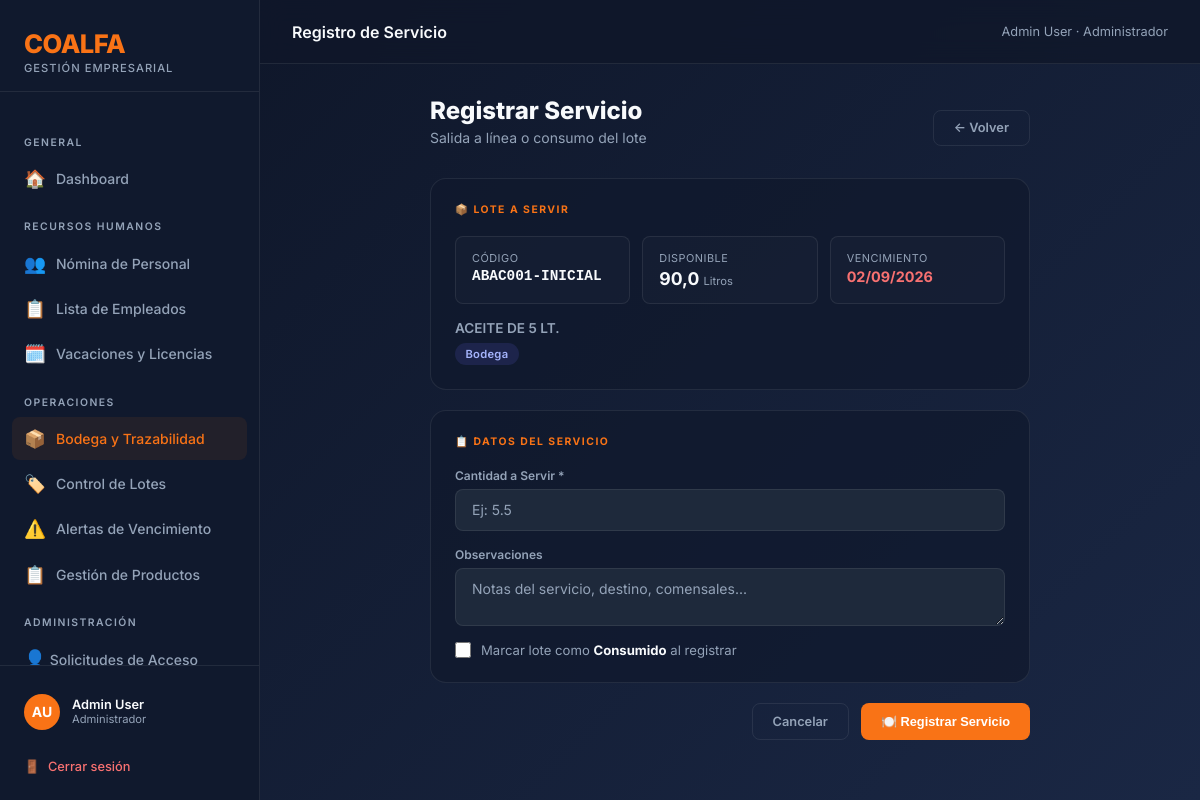
/inventario/lotes/351/servicio/ (signed in), run on the app's committed database.
### coalfa/models.py (models this page shows, shortened)
class Usuario(AbstractBaseUser, PermissionsMixin):
    ROL_CHOICES = [
        ("ADMIN", "Administrador"),
        ("RRHH", "Recursos Humanos"),
        ("OPERACIONAL", "Operacional"),
    ]
    rut = models.CharField(max_length=12, unique=True, verbose_name="RUT")
    nombre = models.CharField(max_length=60, verbose_name="Nombre")
    apellido = models.CharField(max_length=60, verbose_name="Apellido")
    rol = models.CharField(max_length=15, choices=ROL_CHOICES, default="RRHH", verbose_name="Rol")
    is_active = models.BooleanField(default=True, verbose_name="Activo")
    is_staff = models.BooleanField(default=False, verbose_name="Es staff")
    solicitud_pendiente = models.BooleanField(default=False, verbose_name="Solicitud pendiente de aprobación")
    date_joined = models.DateTimeField(default=timezone.now, verbose_name="Fecha de registro")
    USERNAME_FIELD = "rut"
    REQUIRED_FIELDS = ["nombre", "apellido"]
    objects = UsuarioManager()
    def get_full_name(self):
        return f"{self.nombre} {self.apellido}"
    class Meta:
        verbose_name = "Usuario"
        verbose_name_plural = "Usuarios"

### inventario/models.py (models this page shows, shortened)
class Lote(models.Model):
    UBICACION_CHOICES = [
        ("BODEGA", "Bodega"),
        ("COCINA_FRIA", "Cocina Fría"),
        ("COCINA_CALIENTE", "Cocina Caliente"),
        ("REPOSTERIA", "Repostería"),
        ("LINEA", "Línea (Servicio)"),
        ("CAMARA_1", "Cámara 1"),
        ("CAMARA_2", "Cámara 2"),
        ("CAMARA_3", "Cámara 3"),
        ("CAMARA_4", "Cámara 4"),
        ("CAMARA_5", "Cámara 5"),
        ("OTRO", "Otro"),
    ]
    ESTADO_CHOICES = [
        ("ACTIVO", "Activo"),
        ("CONSUMIDO", "Consumido"),
        ("VENCIDO", "Vencido"),
        ("DESCARTADO", "Descartado"),
    ]
    PROCESO_CHOICES = [
        ("RECEPCION", "Recepción de Bodega"),
        ("MARINADO", "Marinado"),
        ("PORCIONADO", "Porcionado"),
        ("COCCION", "Cocción"),
        ("PREPARACION", "Preparación / Mezcla"),
        ("HORNEADO", "Horneado"),
        ("ENFRIADO", "Enfriado"),
        ("OTRO", "Otro"),
    ]
    producto = models.ForeignKey(Producto, on_delete=models.PROTECT, related_name="lotes")
    proveedor = models.ForeignKey(
        Proveedor, on_delete=models.SET_NULL, null=True, blank=True, related_name="lotes"
    )
    numero_lote = models.CharField(max_length=60, unique=True, blank=True)
    numero_lote_proveedor = models.CharField(
        max_length=80, blank=True, verbose_name="Lote del Proveedor"
    )
    numero_guia = models.CharField(
        max_length=80, blank=True, verbose_name="Nº Guía / Factura"
    )
    cantidad = models.FloatField()
    precio_unitario = models.FloatField(default=0, help_text="Costo por unidad de medida")
    fecha_recepcion = models.DateField()
    fecha_vencimiento = models.DateField()
    temperatura_recepcion = models.FloatField(
        null=True, blank=True, verbose_name="Temperatura recepción (°C)"
    )
    proceso = models.CharField(
        max_length=20,
        choices=PROCESO_CHOICES,
        default="RECEPCION",
        verbose_name="Proceso de origen",
    )
    lotes_padres = models.ManyToManyField(
        "self",
        symmetrical=False,
        blank=True,
        related_name="lotes_hijos",
        verbose_name="Lotes de origen (insumos)",
    )
    ubicacion_actual = models.CharField(
        max_length=30, choices=UBICACION_CHOICES, default="BODEGA"
    )
    ubicacion_detalle = models.CharField(
        max_length=100, blank=True, help_text="Ej: Pasillo 2, Estante B"
    )
    estado = models.CharField(
        max_length=12, choices=ESTADO_CHOICES, default="ACTIVO"
    )
    responsable_registro = models.CharField(
        max_length=100, blank=True, verbose_name="Responsable de registro"
    )
    observaciones = models.TextField(blank=True)
    fecha_registro = models.DateTimeField(auto_now_add=True)
    class Meta:
        verbose_name = "Lote"
        verbose_name_plural = "Lotes"
        ordering = ["fecha_vencimiento"]

class Producto(models.Model):
    UNIDAD_CHOICES = [
        ("KG", "Kilogramos"),
        ("G", "Gramos"),
        ("L", "Litros"),
        ("ML", "Mililitros"),
        ("UN", "Unidades"),
        ("CAJA", "Cajas"),
    ]
    CATEGORIA_CHOICES = [
        ("ABARROTES", "Abarrotes"),
        ("CARNES", "Carnes y Aves"),
        ("PESCADOS", "Pescados y Mariscos"),
        ("LACTEOS", "Lácteos y Huevos"),
        ("FRUTAS", "Frutas y Verduras"),
        ("CONGELADOS", "Congelados"),
        ("BEBIDAS", "Bebidas"),
        ("LIMPIEZA", "Aseo y Limpieza"),
        ("OTRO", "Otros"),
    ]
    nombre = models.CharField(max_length=100)
    descripcion = models.TextField(blank=True)
    categoria = models.CharField(max_length=20, choices=CATEGORIA_CHOICES, default="OTRO")
    unidad_medida = models.CharField(max_length=5, choices=UNIDAD_CHOICES, default="KG")
    stock_minimo = models.FloatField(default=0, help_text="Alerta cuando el stock total baje de este valor")
    temperatura_min = models.FloatField(null=True, blank=True, help_text="°C (opcional)")
    temperatura_max = models.FloatField(null=True, blank=True, help_text="°C (opcional)")
    class Meta:
        verbose_name = "Producto"
        verbose_name_plural = "Productos"
        ordering = ["nombre"]

### inventario/views.py (the view, shortened to what this page needs)
# urls.py: path("lotes/<int:pk>/servicio/", views.registrar_servicio, name="inventario_registrar_servicio"),
@operacional_required
def registrar_servicio(request, pk):
    lote = get_object_or_404(Lote, pk=pk)
    return render(request, "inventario/servicio_lote.html", {"lote": lote})

### coalfa/context_processors.py (called while the page is built)
def solicitudes_pendientes(request):
    if request.user.is_authenticated and getattr(request.user, 'rol', None) == 'ADMIN':
        count = Usuario.objects.filter(solicitud_pendiente=True).count()
        return {'solicitudes_count': count}
    return {}

### inventario/templates/inventario/servicio_lote.html (shortened to what this page needs)
{% extends 'base.html' %}
{% block topbar_title %}Registro de Servicio{% endblock %}
{% block nav_inventario %}active{% endblock %}
{% block content %}
<div style="max-width:600px;margin:0 auto;">
    <div style="display:flex;justify-content:space-between;align-items:flex-end;margin-bottom:2rem;flex-wrap:wrap;gap:1rem;">
        <div>
            <div class="page-title">Registrar Servicio</div>
            <p class="page-subtitle" style="margin-bottom:0;">Salida a línea o consumo del lote</p>
        </div>
        <a href="{% url 'inventario_detalle_lote' lote.pk %}" class="btn btn-ghost">← Volver</a>
    </div>
    <div class="form-section" style="margin-bottom:1.25rem;">
        <div class="form-section-label">📦 Lote a Servir</div>
        <div style="display:grid;grid-template-columns:repeat(3,1fr);gap:0.75rem;margin-bottom:1rem;">
            <div class="lote-stat">
                <div class="lote-stat-label">Código</div>
                <div class="lote-stat-value" style="font-family:monospace;font-size:0.9rem;">{{ lote.numero_lote }}</div>
            </div>
            <div class="lote-stat">
                <div class="lote-stat-label">Disponible</div>
                <div class="lote-stat-value">{{ lote.cantidad }} <span style="font-size:0.7rem;font-weight:400;color:var(--text-muted);">{{ lote.producto.get_unidad_medida_display }}</span></div>
            </div>
            <div class="lote-stat">
                <div class="lote-stat-label">Vencimiento</div>
                <div class="lote-stat-value" style="font-size:0.9rem;color:#f87171;">{{ lote.fecha_vencimiento|date:"d/m/Y" }}</div>
            </div>
        </div>
        <div style="font-size:0.85rem;font-weight:600;color:var(--text-muted);">{{ lote.producto.nombre }}</div>
        <div style="margin-top:0.35rem;"><span class="badge badge-{{ lote.ubicacion_actual|lower }}">{{ lote.get_ubicacion_actual_display }}</span></div>
    </div>
    <form method="post" id="form_servicio">
        <div class="form-section">
            <div class="form-section-label">📋 Datos del Servicio</div>
            <div class="field-wrap">
                <label class="field-label">Cantidad a Servir *</label>
                <input type="number" name="cantidad_servida" step="0.01" min="0.01"
                       max="{{ lote.cantidad }}" class="form-control"
                       placeholder="Ej: 5.5" required id="id_cant_serv">
            </div>
            <div class="field-wrap">
                <label class="field-label">Observaciones</label>
                <textarea name="observaciones" class="form-control" rows="2" id="id_obs_serv"
                          placeholder="Notas del servicio, destino, comensales..."></textarea>
            </div>
            <label style="display:flex;align-items:center;gap:0.625rem;cursor:pointer;margin-top:0.25rem;">
                <input type="checkbox" name="marcar_consumido" value="1" id="id_consumido"
                       style="accent-color:var(--accent);width:16px;height:16px;">
                <span style="font-size:0.82rem;color:var(--text-muted);">Marcar lote como <strong style="color:var(--text);">Consumido</strong> al registrar</span>
            </label>
        </div>
        <div style="display:flex;justify-content:flex-end;gap:0.75rem;">
            <a href="{% url 'inventario_detalle_lote' lote.pk %}" class="btn btn-ghost">Cancelar</a>
            <button type="submit" class="btn btn-primary" id="btn_serv">🍽️ Registrar Servicio</button>
        </div>
    </form>
</div>
{% endblock %}

### templates/base.html (shortened to what this page needs)
<!DOCTYPE html>
<html lang="es">
<head>
</head>
<body>
    <div class="sidebar">
        <div class="sidebar-brand">
            <div class="logo-text">COALFA</div>
            <div class="logo-sub">Gestión Empresarial</div>
        </div>
        <nav class="sidebar-nav">
            <div class="nav-section-label">General</div>
            <a href="{% url 'dashboard' %}" class="nav-item {% block nav_home %}{% endblock %}">
                <span class="icon">🏠</span> Dashboard
            </a>
            {% if user.rol == 'RRHH' or user.rol == 'ADMIN' %}
            <div class="nav-section-label">Recursos Humanos</div>
            <a href="{% url 'rrhh_dashboard' %}" class="nav-item {% block nav_rrhh %}{% endblock %}">
                <span class="icon">👥</span> Nómina de Personal
            </a>
            <a href="{% url 'rrhh_lista_empleados' %}" class="nav-item {% block nav_empleados %}{% endblock %}">
                <span class="icon">📋</span> Lista de Empleados
            </a>
            <a href="{% url 'rrhh_ausencias' %}" class="nav-item {% block nav_ausencias %}{% endblock %}">
                <span class="icon">🗓️</span> Vacaciones y Licencias
            </a>
            {% endif %}
            {% if user.rol == 'OPERACIONAL' or user.rol == 'ADMIN' %}
            <div class="nav-section-label">Operaciones</div>
            <a href="{% url 'inventario_dashboard' %}" class="nav-item {% block nav_inventario %}{% endblock %}">
                <span class="icon">📦</span> Bodega y Trazabilidad
            </a>
            <a href="{% url 'inventario_lista_lotes' %}" class="nav-item {% block nav_lotes %}{% endblock %}">
                <span class="icon">🏷️</span> Control de Lotes
            </a>
            <a href="{% url 'inventario_alertas' %}" class="nav-item {% block nav_alertas %}{% endblock %}">
                <span class="icon">⚠️</span> Alertas de Vencimiento
            </a>
            <a href="{% url 'inventario_lista_productos' %}" class="nav-item {% block nav_productos %}{% endblock %}">
                <span class="icon">📋</span> Gestión de Productos
            </a>
            {% endif %}
            {% if user.rol == 'ADMIN' %}
            <div class="nav-section-label">Administración</div>
            <a href="{% url 'admin_solicitudes' %}" class="nav-item" style="display:flex;align-items:center;justify-content:space-between;">
                <span><span class="icon">👤</span> Solicitudes de Acceso</span>
            </a>
            {% endif %}
        </nav>
        <div class="sidebar-footer">
            <div class="user-info">
                <div class="user-avatar">{{ user.nombre|first }}{{ user.apellido|first }}</div>
                <div>
                    <div class="user-name">{{ user.get_full_name }}</div>
                    <div class="user-role">{{ user.get_rol_display }}</div>
                </div>
            </div>
            <a href="{% url 'logout' %}" class="btn-logout">
                <span>🚪</span> Cerrar sesión
            </a>
        </div>
    </div>
    <div class="main-wrapper">
        <div class="topbar">
            <div class="topbar-title">{% block topbar_title %}Dashboard{% endblock %}</div>
            <div class="topbar-breadcrumb">{{ user.get_full_name }} · {{ user.get_rol_display }}</div>
        </div>
        <div class="page-content">
            {% block content %}{% endblock %}
        </div>
    </div>
</body>
</html>

### data on the page
Usuario: nombre|first "A", apellido|first "U", get_full_name "Admin User", rol "Administrador"
Lote: numero_lote "ABAC001-INICIAL", cantidad "90,0", producto.unidad_medida "Litros", fecha_vencimiento "02/09/2026", producto.nombre "ACEITE DE 5 LT.", ubicacion_actual "Bodega"
